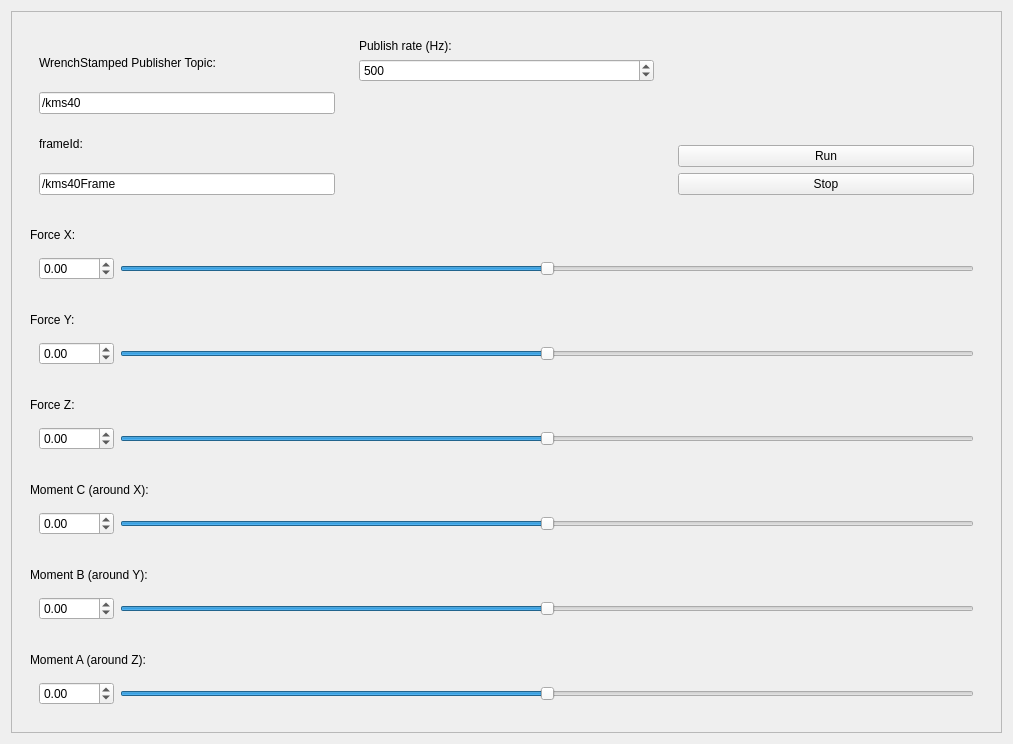
<?xml version="1.0" encoding="UTF-8"?>
<ui version="4.0">
 <class>Dialog</class>
 <widget class="QWidget" name="Dialog">
  <property name="geometry">
   <rect>
    <x>0</x>
    <y>0</y>
    <width>1013</width>
    <height>744</height>
   </rect>
  </property>
  <property name="windowTitle">
   <string>Dialog</string>
  </property>
  <layout class="QVBoxLayout" name="verticalLayout_8">
   <item>
    <widget class="QFrame" name="frame">
     <property name="frameShape">
      <enum>QFrame::StyledPanel</enum>
     </property>
     <property name="frameShadow">
      <enum>QFrame::Raised</enum>
     </property>
     <layout class="QVBoxLayout" name="verticalLayout_2">
      <item>
       <widget class="QWidget" name="widget_13" native="true">
        <layout class="QHBoxLayout" name="horizontalLayout_7">
         <item>
          <widget class="QWidget" name="widget_15" native="true">
           <layout class="QVBoxLayout" name="verticalLayout_11">
            <item>
             <widget class="QLabel" name="label">
              <property name="text">
               <string>WrenchStamped Publisher Topic:</string>
              </property>
             </widget>
            </item>
            <item>
             <widget class="QLineEdit" name="lineEdit_topic">
              <property name="sizePolicy">
               <sizepolicy hsizetype="Preferred" vsizetype="Fixed">
                <horstretch>0</horstretch>
                <verstretch>0</verstretch>
               </sizepolicy>
              </property>
              <property name="text">
               <string>/kms40</string>
              </property>
             </widget>
            </item>
            <item>
             <widget class="QLabel" name="label_9">
              <property name="text">
               <string>frameId:</string>
              </property>
             </widget>
            </item>
            <item>
             <widget class="QLineEdit" name="lineEdit_frameId">
              <property name="sizePolicy">
               <sizepolicy hsizetype="Preferred" vsizetype="Fixed">
                <horstretch>0</horstretch>
                <verstretch>0</verstretch>
               </sizepolicy>
              </property>
              <property name="text">
               <string>/kms40Frame</string>
              </property>
             </widget>
            </item>
           </layout>
          </widget>
         </item>
         <item>
          <widget class="QWidget" name="widget_16" native="true">
           <layout class="QVBoxLayout" name="verticalLayout_9">
            <item>
             <widget class="QLabel" name="label_8">
              <property name="text">
               <string>Publish rate (Hz):</string>
              </property>
             </widget>
            </item>
            <item>
             <widget class="QSpinBox" name="spinBox_rate">
              <property name="maximum">
               <number>1000</number>
              </property>
              <property name="value">
               <number>500</number>
              </property>
             </widget>
            </item>
            <item>
             <spacer name="verticalSpacer">
              <property name="orientation">
               <enum>Qt::Vertical</enum>
              </property>
              <property name="sizeHint" stdset="0">
               <size>
                <width>20</width>
                <height>40</height>
               </size>
              </property>
             </spacer>
            </item>
           </layout>
          </widget>
         </item>
         <item>
          <widget class="QWidget" name="widget_14" native="true">
           <layout class="QVBoxLayout" name="verticalLayout_10">
            <item>
             <spacer name="verticalSpacer_2">
              <property name="orientation">
               <enum>Qt::Vertical</enum>
              </property>
              <property name="sizeHint" stdset="0">
               <size>
                <width>20</width>
                <height>40</height>
               </size>
              </property>
             </spacer>
            </item>
            <item>
             <widget class="QPushButton" name="pushButton_run">
              <property name="text">
               <string>Run</string>
              </property>
             </widget>
            </item>
            <item>
             <widget class="QPushButton" name="pushButton_stop">
              <property name="text">
               <string>Stop</string>
              </property>
             </widget>
            </item>
           </layout>
          </widget>
         </item>
        </layout>
       </widget>
      </item>
      <item>
       <widget class="QWidget" name="widget_2" native="true">
        <layout class="QVBoxLayout" name="verticalLayout">
         <item>
          <widget class="QLabel" name="label_2">
           <property name="text">
            <string>Force X:</string>
           </property>
          </widget>
         </item>
         <item>
          <widget class="QWidget" name="widget" native="true">
           <layout class="QHBoxLayout" name="horizontalLayout">
            <item>
             <widget class="QDoubleSpinBox" name="doubleSpinBox_forceX">
              <property name="autoFillBackground">
               <bool>false</bool>
              </property>
              <property name="minimum">
               <double>-1000.000000000000000</double>
              </property>
              <property name="maximum">
               <double>1000.000000000000000</double>
              </property>
              <property name="singleStep">
               <double>0.100000000000000</double>
              </property>
             </widget>
            </item>
            <item>
             <widget class="QSlider" name="horizontalSlider_forceX">
              <property name="minimum">
               <number>-50</number>
              </property>
              <property name="maximum">
               <number>50</number>
              </property>
              <property name="orientation">
               <enum>Qt::Horizontal</enum>
              </property>
             </widget>
            </item>
           </layout>
          </widget>
         </item>
        </layout>
       </widget>
      </item>
      <item>
       <widget class="QWidget" name="widget_3" native="true">
        <layout class="QVBoxLayout" name="verticalLayout_3">
         <item>
          <widget class="QLabel" name="label_3">
           <property name="text">
            <string>Force Y:</string>
           </property>
          </widget>
         </item>
         <item>
          <widget class="QWidget" name="widget_4" native="true">
           <layout class="QHBoxLayout" name="horizontalLayout_2">
            <item>
             <widget class="QDoubleSpinBox" name="doubleSpinBox_forceY">
              <property name="minimum">
               <double>-1000.000000000000000</double>
              </property>
              <property name="maximum">
               <double>1000.000000000000000</double>
              </property>
              <property name="singleStep">
               <double>0.100000000000000</double>
              </property>
             </widget>
            </item>
            <item>
             <widget class="QSlider" name="horizontalSlider_forceY">
              <property name="minimum">
               <number>-50</number>
              </property>
              <property name="maximum">
               <number>50</number>
              </property>
              <property name="orientation">
               <enum>Qt::Horizontal</enum>
              </property>
             </widget>
            </item>
           </layout>
          </widget>
         </item>
        </layout>
       </widget>
      </item>
      <item>
       <widget class="QWidget" name="widget_5" native="true">
        <layout class="QVBoxLayout" name="verticalLayout_4">
         <item>
          <widget class="QLabel" name="label_4">
           <property name="text">
            <string>Force Z:</string>
           </property>
          </widget>
         </item>
         <item>
          <widget class="QWidget" name="widget_6" native="true">
           <layout class="QHBoxLayout" name="horizontalLayout_3">
            <item>
             <widget class="QDoubleSpinBox" name="doubleSpinBox_forceZ">
              <property name="minimum">
               <double>-1000.000000000000000</double>
              </property>
              <property name="maximum">
               <double>1000.000000000000000</double>
              </property>
              <property name="singleStep">
               <double>0.100000000000000</double>
              </property>
             </widget>
            </item>
            <item>
             <widget class="QSlider" name="horizontalSlider_forceZ">
              <property name="minimum">
               <number>-50</number>
              </property>
              <property name="maximum">
               <number>50</number>
              </property>
              <property name="orientation">
               <enum>Qt::Horizontal</enum>
              </property>
             </widget>
            </item>
           </layout>
          </widget>
         </item>
        </layout>
       </widget>
      </item>
      <item>
       <widget class="QWidget" name="widget_9" native="true">
        <layout class="QVBoxLayout" name="verticalLayout_6">
         <item>
          <widget class="QLabel" name="label_6">
           <property name="text">
            <string>Moment C (around X):</string>
           </property>
          </widget>
         </item>
         <item>
          <widget class="QWidget" name="widget_10" native="true">
           <layout class="QHBoxLayout" name="horizontalLayout_5">
            <item>
             <widget class="QDoubleSpinBox" name="doubleSpinBox_forceC">
              <property name="minimum">
               <double>-1000.000000000000000</double>
              </property>
              <property name="maximum">
               <double>1000.000000000000000</double>
              </property>
              <property name="singleStep">
               <double>0.100000000000000</double>
              </property>
             </widget>
            </item>
            <item>
             <widget class="QSlider" name="horizontalSlider_forceC">
              <property name="minimum">
               <number>-50</number>
              </property>
              <property name="maximum">
               <number>50</number>
              </property>
              <property name="orientation">
               <enum>Qt::Horizontal</enum>
              </property>
             </widget>
            </item>
           </layout>
          </widget>
         </item>
        </layout>
       </widget>
      </item>
      <item>
       <widget class="QWidget" name="widget_11" native="true">
        <layout class="QVBoxLayout" name="verticalLayout_7">
         <item>
          <widget class="QLabel" name="label_7">
           <property name="text">
            <string>Moment B (around Y):</string>
           </property>
          </widget>
         </item>
         <item>
          <widget class="QWidget" name="widget_12" native="true">
           <layout class="QHBoxLayout" name="horizontalLayout_6">
            <item>
             <widget class="QDoubleSpinBox" name="doubleSpinBox_forceB">
              <property name="minimum">
               <double>-1000.000000000000000</double>
              </property>
              <property name="maximum">
               <double>1000.000000000000000</double>
              </property>
              <property name="singleStep">
               <double>0.100000000000000</double>
              </property>
             </widget>
            </item>
            <item>
             <widget class="QSlider" name="horizontalSlider_forceB">
              <property name="minimum">
               <number>-50</number>
              </property>
              <property name="maximum">
               <number>50</number>
              </property>
              <property name="orientation">
               <enum>Qt::Horizontal</enum>
              </property>
             </widget>
            </item>
           </layout>
          </widget>
         </item>
        </layout>
       </widget>
      </item>
      <item>
       <widget class="QWidget" name="widget_7" native="true">
        <layout class="QVBoxLayout" name="verticalLayout_5">
         <item>
          <widget class="QLabel" name="label_5">
           <property name="text">
            <string>Moment A (around Z):</string>
           </property>
          </widget>
         </item>
         <item>
          <widget class="QWidget" name="widget_8" native="true">
           <layout class="QHBoxLayout" name="horizontalLayout_4">
            <item>
             <widget class="QDoubleSpinBox" name="doubleSpinBox_forceA">
              <property name="minimum">
               <double>-1000.000000000000000</double>
              </property>
              <property name="maximum">
               <double>1000.000000000000000</double>
              </property>
              <property name="singleStep">
               <double>0.100000000000000</double>
              </property>
             </widget>
            </item>
            <item>
             <widget class="QSlider" name="horizontalSlider_forceA">
              <property name="minimum">
               <number>-50</number>
              </property>
              <property name="maximum">
               <number>50</number>
              </property>
              <property name="orientation">
               <enum>Qt::Horizontal</enum>
              </property>
             </widget>
            </item>
           </layout>
          </widget>
         </item>
        </layout>
       </widget>
      </item>
     </layout>
    </widget>
   </item>
  </layout>
 </widget>
 <resources/>
 <connections/>
</ui>
